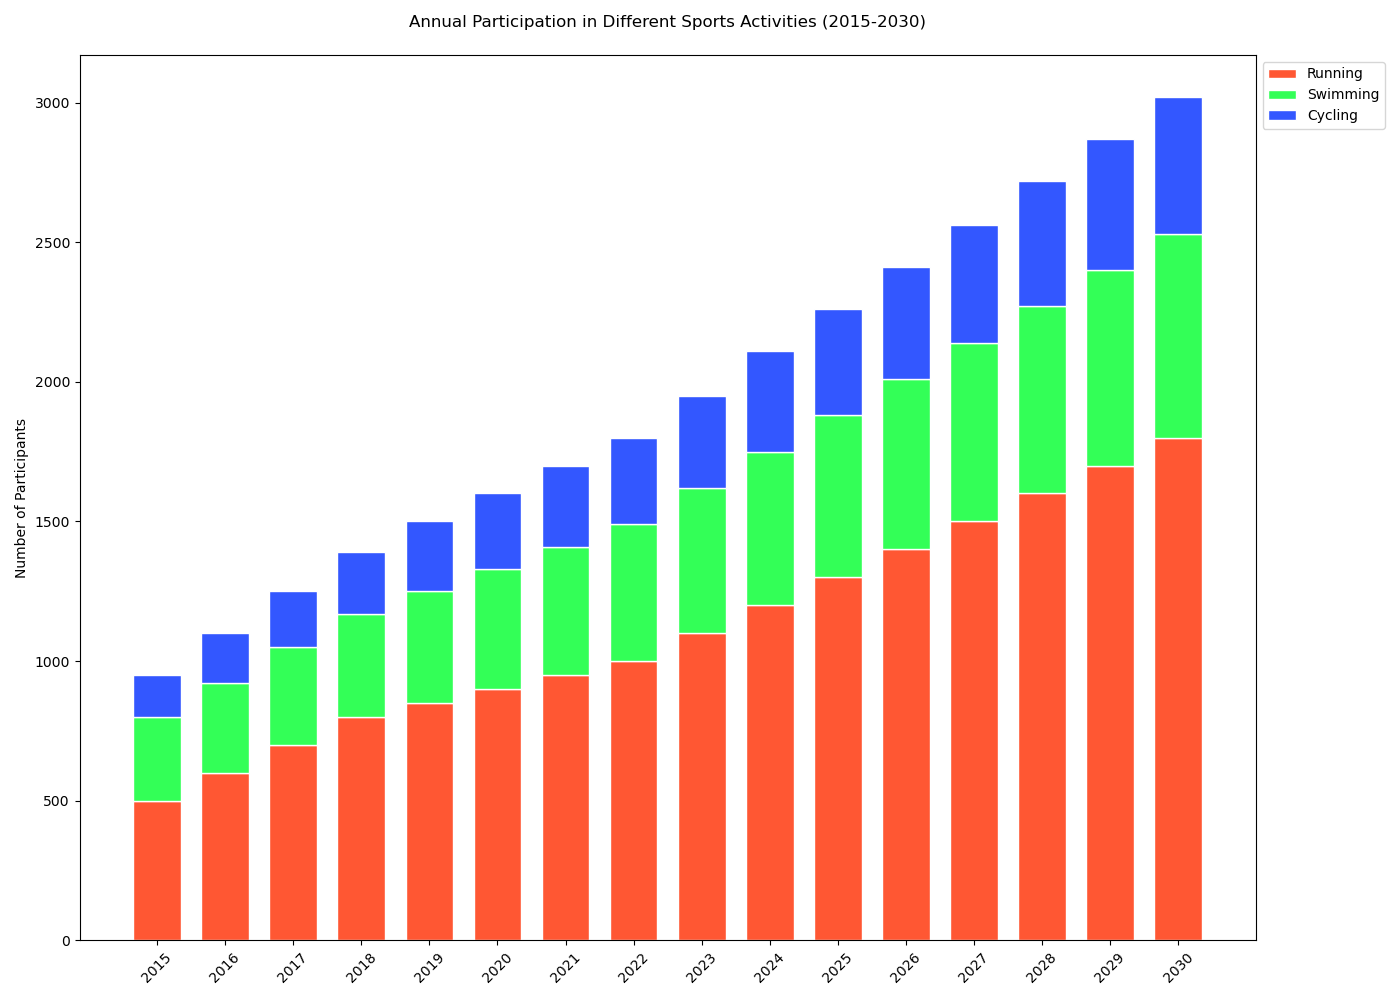

Source code (Python):

import matplotlib.pyplot as plt

# Data
years = ['2015', '2016', '2017', '2018', '2019', '2020', '2021', '2022', '2023', '2024', '2025', '2026', '2027', '2028', '2029', '2030']
running = [500, 600, 700, 800, 850, 900, 950, 1000, 1100, 1200, 1300, 1400, 1500, 1600, 1700, 1800]
swimming = [300, 320, 350, 370, 400, 430, 460, 490, 520, 550, 580, 610, 640, 670, 700, 730]
cycling = [150, 180, 200, 220, 250, 270, 290, 310, 330, 360, 380, 400, 420, 450, 470, 490]

# Plot
fig, ax = plt.subplots(figsize=(14, 10))

ax.bar(years, running, color='#FF5733', edgecolor='white', width=0.7, label='Running')
ax.bar(years, swimming, bottom=running, color='#33FF57', edgecolor='white', width=0.7, label='Swimming')
ax.bar(years, cycling, bottom=[i + j for i, j in zip(running, swimming)], color='#3357FF', edgecolor='white', width=0.7, label='Cycling')

# Labels and Title
ax.set_ylabel('Number of Participants')
ax.set_title('Annual Participation in Different Sports Activities (2015-2030)', pad=20)
ax.legend(loc='upper left', bbox_to_anchor=(1, 1))

# Display the plot
plt.xticks(rotation=45)
plt.tight_layout()
plt.show()
